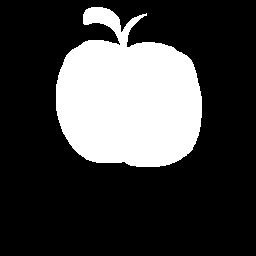
#> input picture ComputerVision/report_two/geometric_transformations/apple.jpg, 256 x 256 px
$ python rotation.py
#> lines starting #> are read from the running program, lines starting #| are printed output that depends on the picture
import cv2
import numpy as np
import matplotlib.pyplot as plt

FILE_NAME = 'apple.jpg'

img = cv2.imread(FILE_NAME)
#> img is the input picture: shape (256, 256, 3); min 0, max 255, mean 65

(rows, cols) = img.shape[:2]
#> rows = 256; cols = 256

M = cv2.getRotationMatrix2D((cols / 2, rows / 2), 45, 1)
rotated_image = cv2.warpAffine(img, M, (cols, rows))
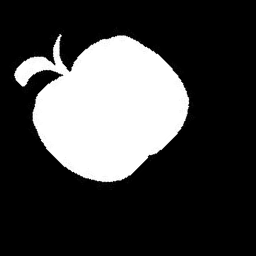
#> rotated_image: shape (256, 256, 3); min 0, max 255, mean 65

plt.figure(3+1, figsize=(10,8))
plt.subplot(121)
plt.imshow(img, 'gray')
plt.axis('OFF')

plt.subplot(122)
plt.imshow(rotated_image, 'gray')
plt.axis('OFF')

plt.show()
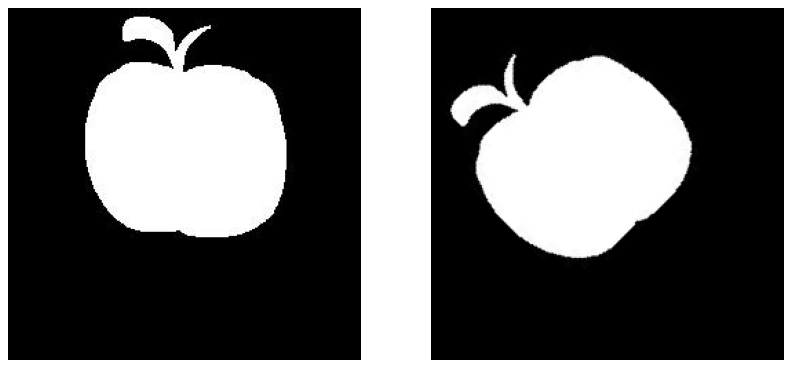
#> figure drawn by matplotlib, 2 panels

$ run again, with ComputerVision/report_two/geometric_transformations/car.jpg copied over ComputerVision/report_two/geometric_transformations/apple.jpg
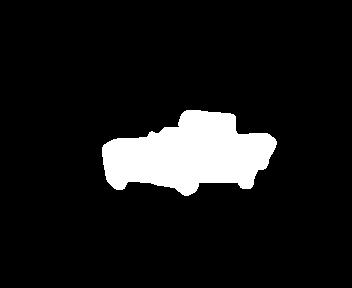
#> input picture ComputerVision/report_two/geometric_transformations/car.jpg, 352 x 288 px
#> img is the input picture: shape (288, 352, 3); min 0, max 255, mean 24.5
#> `rotated_image = cv2.warpAffine(img, M, (cols, rows))`:
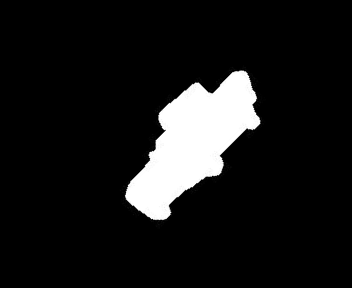
#> rotated_image: shape (288, 352, 3); min 0, max 255, mean 24.5
#> `plt.show()`:
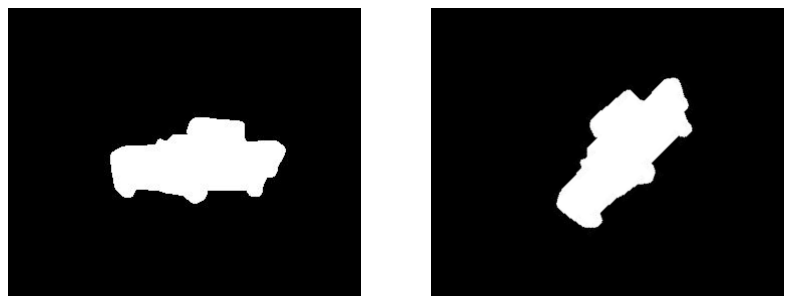
#> figure drawn by matplotlib, 2 panels
